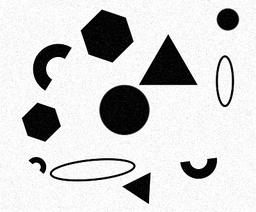
#> input picture ICBV_Assignment3/semicircles-noisy-reducedSize.jpg, 256 x 212 px, shrunk from 400 x 331 before the run
$ jupyter execute ICBV_HW3_Alon_Gev.ipynb   (shell and % lines are left out)   (older library calls are emulated)
#> lines starting #> are read from the running program, lines starting #| are printed output that depends on the picture; after the words box and inside, x2 and y2 are one past the last pixel; in counts of white or black regions, pixels touching at a corner belong together
> Alon Arbel - 205730849

> Gev Keren - 315719906

[cell 1]
import cv2
import matplotlib.pyplot as plt
import numpy as np
from scipy import signal
import math

# Question 1 - Hough Transform

[cell 2]
# Step 0: Read the image in grayscale
img = cv2.imread('semicircles-noisy-reducedSize.jpg', cv2.IMREAD_GRAYSCALE)
#> img is the input picture: shape (212, 256); min 0, max 255, mean 208.7
plt.imshow(img, cmap='gray')

[cell 3]
# represent the half circle in parametrized something
def edgeDetector(image, low_t):
  '''
  This function should get as input the grayscale 'image' and any additional
  parameters you need, and return 'edge_map': a binary image (same shape as 'image')
  with a value of 1 in each detected edge pixel and a value of zero otherwise.
  '''
  t1 = low_t
  t2 = 3 * low_t
  edge_map = cv2.Canny(image, threshold1=t1, threshold2=t2)
  for i in range(len(edge_map)):
    for j in range(len(edge_map[i])):
      if edge_map[i][j] != 0:
        edge_map[i][j] = 1
  # print(edge_map)
  return edge_map

# Step 1: Produce an edge map from the image using an edge detector
edges = edgeDetector(img, 360)
#> in edgeDetector, `edge_map = cv2.Canny(image, threshold1=t1, threshold2=t2)`:
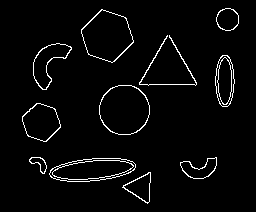
#> edge_map: shape (212, 256); 3.4% white in thin lines or dots, all inside (x1, y1, x2, y2) = (22, 8, 239, 204)
#> after the loop in edgeDetector, `for i in range(len(edge_map)):`:
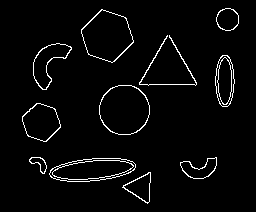
#> edge_map: shape (212, 256); values 0 (black) and 1 (white), 3.4% white in thin lines or dots, all inside (x1, y1, x2, y2) = (22, 8, 239, 204)
plt.figure(figsize=(10, 10))
plt.imshow(edges, cmap='gray')

We decided to use Canny's edge detection algorithm because, as we saw in the previous assignment, it produces the best results, due to that canny's algorithm using a first derivation and therefore is less affected by noise.

Trying with kernels:

[cell 4]
# kernel of a semi circle with a specific radius and angle
def kernel_constructor(r, theta, kernel_size):
  r = int(r)
  semi_circle_kernel = np.zeros((kernel_size, kernel_size))
  x = r
  y = r
  thetas = np.array([theta + i for i in range(180)])
  for theta in thetas:
    Center_x = round(x + r * np.cos(np.deg2rad(theta)))
    Center_y = round(y + r * np.sin(np.deg2rad(theta)))
    cond_x = Center_x < 2*r+1 and Center_x >=0
    cond_y = Center_y < 2*r+1 and Center_y>=0
    if(cond_x and cond_y):
      semi_circle_kernel[Center_x][Center_y] = 1
  return semi_circle_kernel


def hough_space_constructor(edge_map, min_r=2, min_theta=0):
  radii = np.array([min_r + i for i in range(48)]) #48 radii between 2 and 50
  thetas = np.array([min_theta + 10*i for i in range(36)]) #15 degrees difference between each theta
  houghs = []
  for r in radii:
    for theta in thetas:
      kernel_size = r+r+1
      semi_circle_kernel = kernel_constructor(r, theta, kernel_size)
      votes = signal.convolve(edge_map, semi_circle_kernel, mode = "same")
      houghs.append((r, theta, votes))
  return houghs

def local_max_detector(houghs):
  accumulator = []
  for hough in houghs:
    # houghs = (r, theta, votes)
    r = hough[0]
    theta = hough[1]
    votes = hough[2]
    max_vote = np.max(votes)
    max = votes.argmax()
    shape = votes.shape
    max_vote_position = np.unravel_index(max, shape)
    if (2*r-1 <= max_vote and max_vote <= 2*r+1):
      accumulator.append((r, theta, max_vote, max_vote_position))
  accumulator = filter_less_votes(accumulator)
  return accumulator

def filter_less_votes(accumulator):
  votes = []
  for i in range(len(accumulator)):
    votes.append(accumulator[i][2])
  median = np.median(votes)
  filtered_accumulator = []
  for acc in accumulator:
    if acc[2] > median:
      filtered_accumulator.append(acc)
  return filtered_accumulator

[cell 5]
hough_space = hough_space_constructor(edges)
#> after the loop in hough_space_constructor, `for r in radii:`: houghs = 1728 items
#> hough_space = 1728 items
detected_circles = local_max_detector(hough_space)
#> the loop in local_max_detector, `for hough in houghs:` made 1728 passes
#> (r, theta, max_vote, max, max_vote_position) on passes 1 to 3: (2, 0, 9, 40991, (160, 31)), (2, 10, 9, 40991, (160, 31)), (2, 20, 8, 40991, (160, 31))
#> pass 1, in local_max_detector, `votes = hough[2]`:
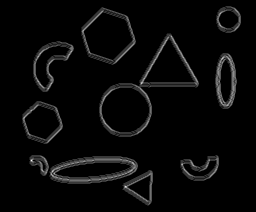
#> votes: shape (212, 256) float64; min -1.81e-15, max 9, mean 0.303; drawn with min black and max white
#> pass 3, in local_max_detector, `votes = hough[2]`:
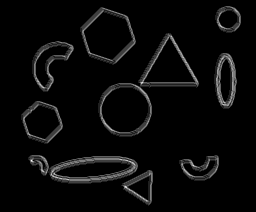
#> votes: shape (212, 256) float64; min -1.59e-15, max 8, mean 0.303; drawn with min black and max white
#> after the loop in local_max_detector, `for hough in houghs:`: accumulator = 56 items
#> the loop in filter_less_votes, `for i in range(len(accumulator)):` made 56 passes
#> after the loop in filter_less_votes, `for i in range(len(accumulator)):`: votes = 56 values, max 47 at index 42, min 17 at index 0, mean 35.71
#> in filter_less_votes, `median = np.median(votes)`: median = 35
#> the loop in filter_less_votes, `for acc in accumulator:` made 56 passes
#> acc on passes 1 to 12: (8, 30, 17, (20, 224)), (8, 300, 17, (18, 103)), (9, 290, 19, (17, 227)), (9, 300, 19, (69, 225)), (13, 30, 27, (69, 59)), (13, 290, 25, (69, 59)), (14, 30, 29, (69, 60)), (14, 300, 28, (69, 60)), (14, 310, 29, (69, 60)), (16, 110, 31, (162, 200)), (16, 120, 31, (162, 200)), (16, 130, 31, (162, 200))
#> after the loop in filter_less_votes, `for acc in accumulator:`: filtered_accumulator = 26 items
#> detected_circles = 26 items

[cell 6]
def plotSemiCircles(image):
  '''
  This function should plot the detected semicircles.
  It should draw the semicircles in red on top of the original grayscale image.
  You must add to this function parameters representing the detected semicircles
  that should be drawn.
  '''
  image = cv2.cvtColor(image, cv2.COLOR_BGR2RGB)
  for r, _, _, position in detected_circles:
    r = int(r)
    cv2.circle(image,(position[1],position[0]),r,(255,0,0),1)

  fig, ax = plt.subplots(1, 1, figsize=(5, 5))
  ax.imshow(image, cmap="gray")
  ax.title.set_text("Detected Circles")

# Step 3: Plot the detected semicircles on top of the original image
plotSemiCircles(img)
#> the loop in plotSemiCircles, `for r, _, _, position in detected_circles:` made 26 passes
#> (r, position) on passes 1 to 12: (18, (160, 198)), (18, (160, 198)), (18, (122, 40)), (18, (122, 40)), (18, (122, 41)), (18, (122, 41)), (18, (122, 41)), (18, (122, 41)), (18, (122, 41)), (18, (122, 41)), (19, (159, 198)), (19, (159, 198))
#> after the loop in plotSemiCircles, `for r, _, _, position in detected_circles:`:
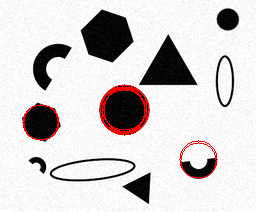
#> image: shape (212, 256, 3); 1.79% of pixels changed, all inside (x1, y1, x2, y2) = (22, 84, 218, 179)

In this section we tried to detect semicircles using convolutions with kernels we created.
1. We created semi circle shaped kernels
2. We created a hough space using convolution with the kernels
3. We detected the local maximum of each point and created an accumulator 4D array.
4. We filtered the points in the accumulator based on a threshhold which we chose to be the median of the votes for each circle.
5. plot circles

As seen, we managed to detect only circles and semi circles, and filtered all the irrelevant shapes (corners of shapes, hexagon, etc.)

# Question 3 - Segmentation and Relaxation Labeling

[cell 7]
# Read the image in color (in RGB format)
blobs = cv2.imread('blobs.png') #reads color image in BGR format
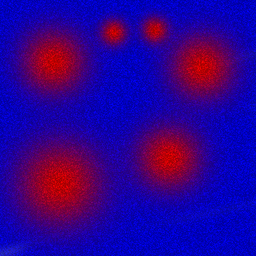
#> input picture ICBV_Assignment3/blobs.png, 256 x 256 px, shrunk from 400 x 400 before the run
#> blobs is the input picture: shape (256, 256, 3); mean B, G, R 145.6, 0.3, 45.1
blobs = cv2.cvtColor(blobs, cv2.COLOR_BGR2RGB) # converts the image to RGB format

# Plot the image
fig, ax = plt.subplots(1,1, figsize=(5, 5))
ax.imshow(blobs)
ax.set_title("Blobs");

[cell 8]
def set_initial_confidence(image,nLabels=2):
  '''
  Blue - Background, Label = 0
  Red - Circle, Label = 1
  '''
  rows, cols, RGB = image.shape
  initial_confidence = np.zeros((nLabels,rows, cols))
  for i in range(rows):
    for j in range(cols):
      if image[i][j][0] < image[i][j][2]: # BLUE
        initial_confidence[0][i][j] = 0.0001 # a value close to 0
        initial_confidence[1][i][j] = 1-0.0001 # a value close to 1
      else: # RED
        initial_confidence[0][i][j] = 1-0.0001 # a value close to 1
        initial_confidence[1][i][j] = 0.0001 # a value close to 0
  return initial_confidence

[cell 9]
def update(curr_confidence, comp_kernel):
  nLabels, nRows, nColumns = curr_confidence.shape
  res = np.zeros_like(curr_confidence)
  res_denominator = np.zeros((nRows,nColumns))
  supp = support(comp_kernel,curr_confidence)
  for label in range(nLabels):
    res[label] = curr_confidence[label]*supp[label]
    res_denominator += res[label]
  res = res / res_denominator
  return res

[cell 10]
def support(comp_kernel,confidence):
  '''
  This function is general now and returns the support for each pixel getting
  each of the possible labels. E.g., supp[0] is a matrix same shape as our image,
  and the value in each of its cells represents the support for assigning label
  0 to the corresponding pixel in the image.
  '''
  nLabels, nRows, nColumns = confidence.shape
  supp = np.zeros_like(confidence)
  for label in range(nLabels):
    supp[label] = cv2.filter2D(confidence[label], ddepth=cv2.CV_64F, kernel=comp_kernel)
  return supp

[cell 11]
# The average local consistency:
def average_local_consistency(confidence, comp_kernel):
    nLabels, nRows, nColumns = confidence.shape
    res_denominator = np.zeros((nRows,nColumns))
    supp = support(comp_kernel,confidence)
    for label in range(nLabels):
      res_denominator += confidence[label]*supp[label]
    alc = np.sum(res_denominator) #the average local consistency
    return alc

[cell 12]
# Set the final assignment for each pixel as the label with the highest probability
def choose_label(confidence):
  nLabels, nRows, nColumns = confidence.shape
  segmentation_array = np.zeros((nRows, nColumns))
  for i in range(nRows):
    for j in range(nColumns):
      segmentation_array[i,j] = np.argmax(confidence[:,i,j])
  return segmentation_array

[cell 13]
def gaussian_filter(n, sigma):
  kernel = np.zeros((n, n))
  center = n // 2
  for x in range(n):
    for y in range(n):
      r = math.sqrt((x - center)**2 + (y - center)**2)
      kernel[x, y] = (1 / (2 * math.pi * sigma**2)) * math.exp(-r**2 / (2 * sigma**2))
  kernel = kernel / kernel.sum()

  return kernel

[cell 14]
def RelaxationLabeling(image, epsilon):
  '''
  This function should use relaxation labeling to correctly segment the input RGB image
  into 'object' and 'background' segments.
  It should get as input an image and any additional parameters needed for the
  computation.
  It should return as output a 'segmentation_array' which is 2D (has the same number of
  rows and columns as the original image), and the value in each of its cells
  represents the label of the corresponding pixel. The value represnting each label
  should be encoded by brightness level.
  Note: you may add any additional input and\or output parameters to this algorithm,
  but you must explain each of them in the atached pdf.
  '''
  # Objects = pixels
  # Labels = [Background, Circles]
  image = cv2.cvtColor(blobs, cv2.COLOR_BGR2RGB) / 255
  curr_conf = set_initial_confidence(image) # This is P for iteration k=0
  k = 0 # counts the iteration number
  # Using a 41x41 gausian kernel
  comp_kernel = gaussian_filter(41, 8)
  while True:
    next_conf = update(curr_conf, comp_kernel)
    diff = abs(average_local_consistency(curr_conf, comp_kernel) -
                 average_local_consistency(next_conf, comp_kernel))
    curr_conf = next_conf
    k = k + 1
    if diff < epsilon and k > 6:
      break
  print(f'Number of iterations = {k}')
  return choose_label(next_conf)

[cell 15]
# Use your algorithm to segment the image
segmented_image = RelaxationLabeling(blobs, epsilon=2)
#> in RelaxationLabeling, `image = cv2.cvtColor(blobs, cv2.COLOR_BGR2RGB) / 255`:
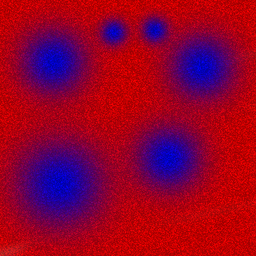
#> image: shape (256, 256, 3) float64; mean R, G, B 0.571, 0.000982, 0.177
#> the loop in RelaxationLabeling, `while True:` made 7 passes
#> diff on passes 1 to 6: 10.5, 0.41, 0.179, 0.223, 0.437, 0.963
#| Number of iterations = 7
#> after the loop in choose_label, `for i in range(nRows):`:
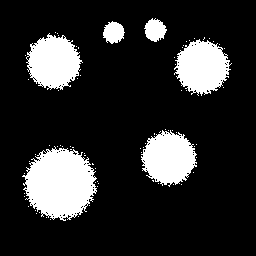
#> segmentation_array: shape (256, 256) float64; values 0 (black) and 1 (white), 17.1% white; 77 white regions (71 under 20 px), largest, box (x1, y1, x2, y2) and area: (22, 146, 97, 221) 3865, (26, 33, 83, 90) 2193, (174, 39, 232, 96) 2183, (141, 130, 197, 187) 2182, (144, 18, 167, 42) 371, (103, 21, 125, 44) 356
